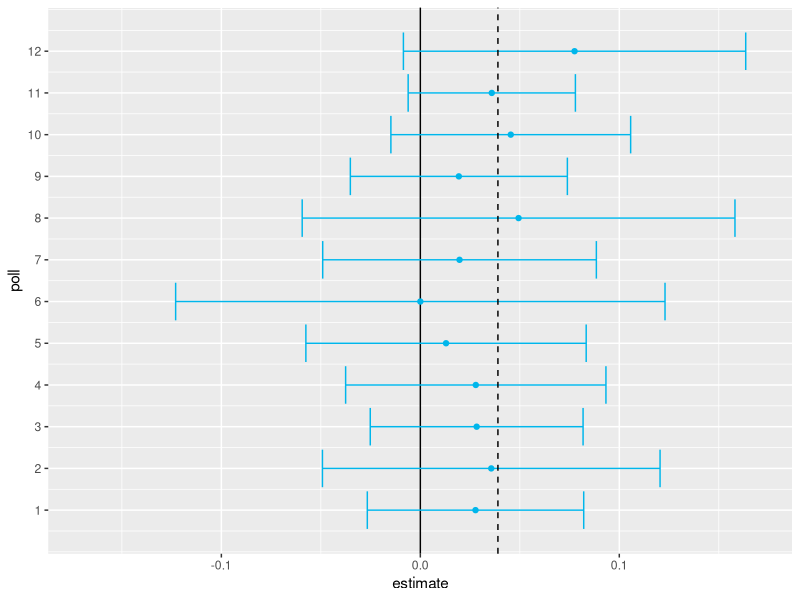
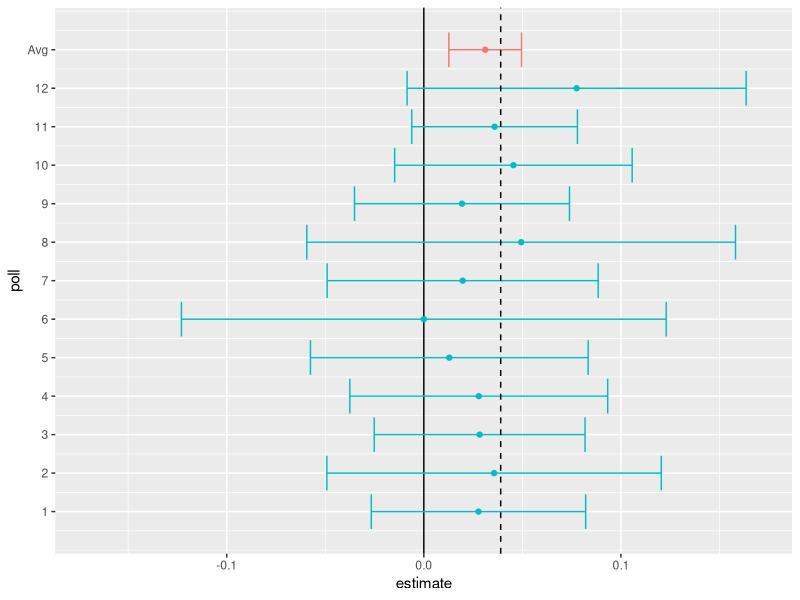
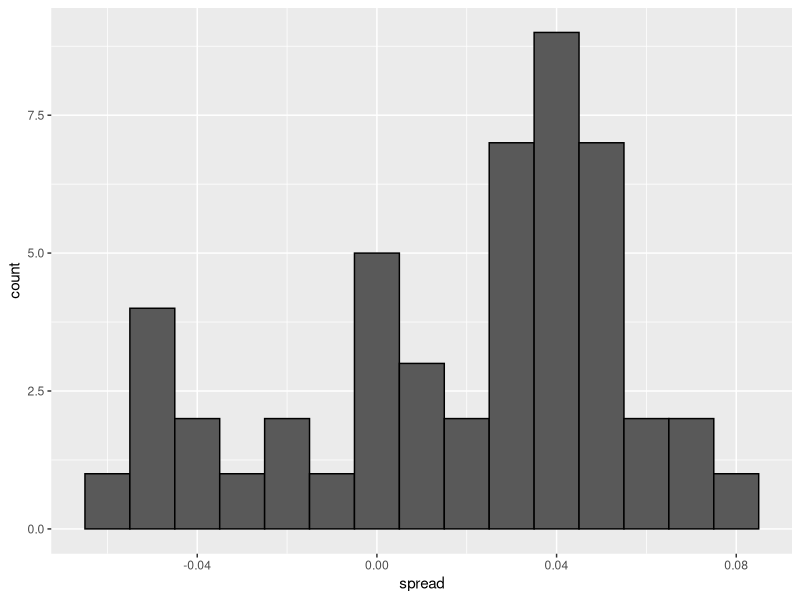
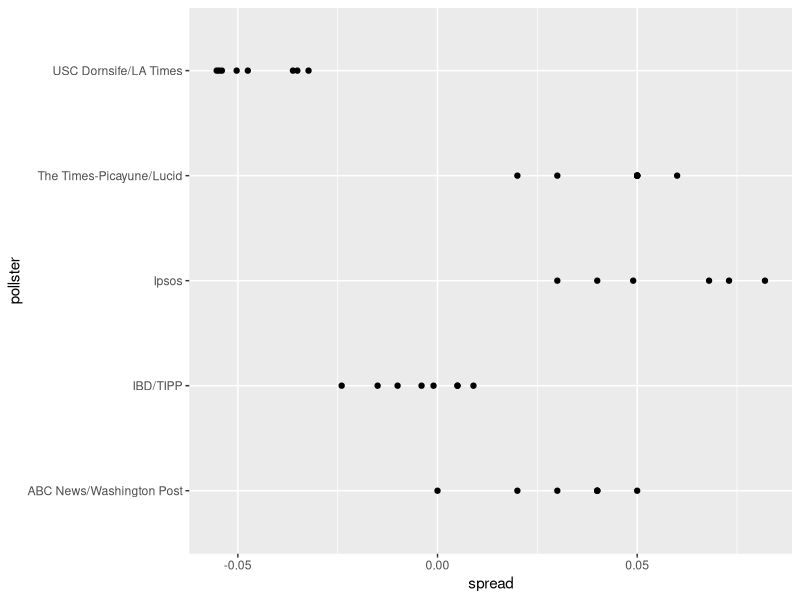
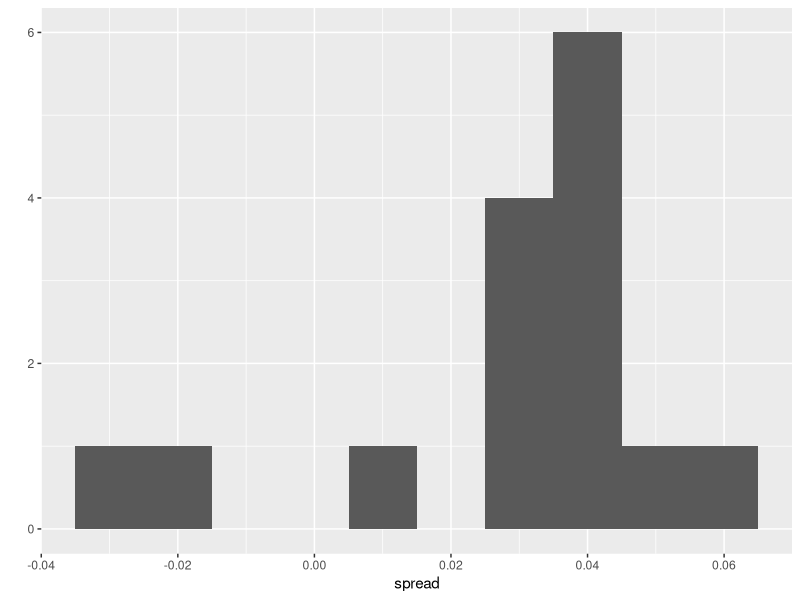
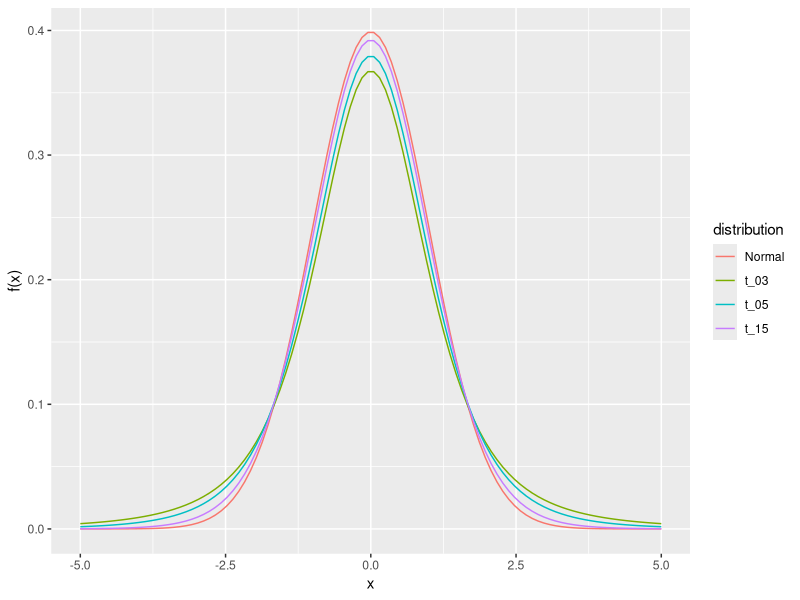
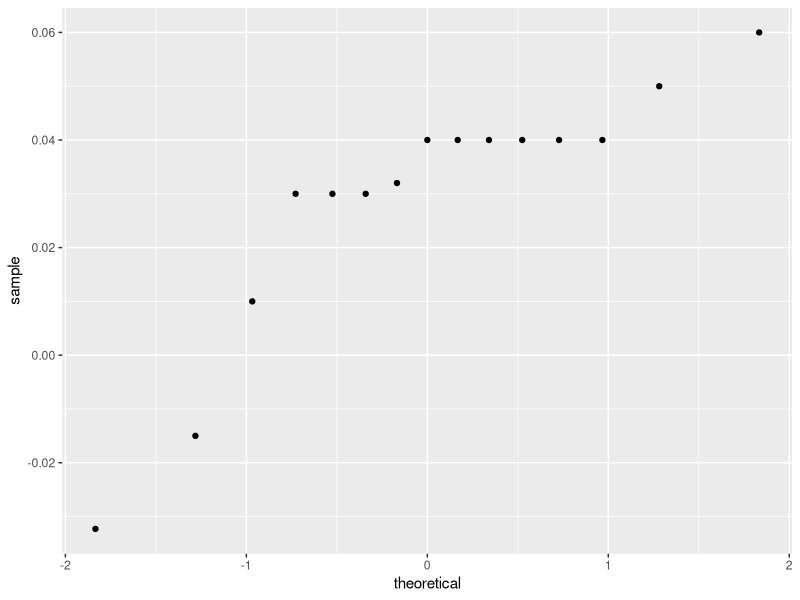

Write R code to recreate these figures, in order.
## ---- chunk 1
set.seed(2)
## ---- chunk 2
library(tidyverse)
library(dslabs)
mu <- 0.039
Ns <- c(1298, 533, 1342, 897, 774, 254, 812, 324, 1291, 1056, 2172, 516)
p <- (mu + 1) / 2

polls <- map_df(Ns, function(N) {
  x <- sample(c(0, 1), size = N, replace = TRUE, prob = c(1 - p, p))
  x_hat <- mean(x)
  se_hat <- sqrt(x_hat * (1 - x_hat) / N)
  list(estimate = 2 * x_hat - 1, 
    low = 2*(x_hat - 1.96*se_hat) - 1, 
    high = 2*(x_hat + 1.96*se_hat) - 1,
    sample_size = N)
}) |> mutate(poll = seq_along(Ns))
## ---- chunk 3
ggplot(polls, aes(poll, estimate, ymin = low, ymax = high)) + 
  geom_hline(yintercept = 0) + 
  geom_point(col = "#00B6EB") +
  geom_errorbar(col = "#00B6EB") + 
  coord_flip() +
  scale_x_continuous(breaks = 1:nrow(polls)) +
  scale_y_continuous(limits = c(-0.17, 0.17)) +
  geom_hline(yintercept = 2*p - 1, lty = 2) 
## ---- chunk 4
sum(polls$sample_size)
## ---- chunk 5
mu_hat <- polls |> 
  summarize(avg = sum(estimate*sample_size) / sum(sample_size)) |> 
  pull(avg)
## ---- chunk 6
p_hat <- (1 + mu_hat)/2
moe <- 2*1.96*sqrt(p_hat*(1 - p_hat)/sum(polls$sample_size))
new_row <- tibble(mu_hat, mu_hat - moe, mu_hat + moe, sum(polls$sample_size),13)
names(new_row) <- names(polls)
polls2 <- bind_rows(polls, new_row)
polls2$label <- as.character(1:13)
polls2$label[13] <- "Avg"
polls2$col <- as.character(c(rep(2, 12), 1))

polls2 |> 
  ggplot(aes(poll, estimate, ymin = low, ymax = high, color = col)) + 
  geom_hline(yintercept = 0) + 
  geom_point(show.legend = FALSE) +
  geom_errorbar(show.legend = FALSE) + 
  coord_flip() +
  scale_x_continuous(breaks = 1:nrow(polls2), labels = polls2$label) +
  scale_y_continuous(limits = c(-0.17, 0.17)) +
  geom_hline(yintercept = 2*p - 1, lty = 2) 
## ---- chunk 7
library(dslabs)
polls <- polls_us_election_2016 |> 
  filter(state == "U.S." & enddate >= "2016-10-31" &
           (grade %in% c("A+","A","A-","B+") | is.na(grade)))
## ---- chunk 8
polls <- polls |> 
  mutate(spread = rawpoll_clinton/100 - rawpoll_trump/100)
## ---- chunk 9
mu_hat <- polls |> 
  summarize(mu_hat = sum(spread*samplesize)/sum(samplesize)) |> 
  pull(mu_hat)
## ---- chunk 10
p_hat <- (mu_hat + 1)/2 
moe <- 1.96*2*sqrt(p_hat*(1 - p_hat)/sum(polls$samplesize))
moe
## ---- chunk 11
polls |> ggplot(aes(spread)) + geom_histogram(color = "black", binwidth = .01)
## ---- chunk 12
polls |> count(pollster) |> arrange(desc(n))
## ---- chunk 13
polls |> group_by(pollster) |> 
  filter(n() >= 6) |>
  ggplot(aes(pollster, spread)) + 
  geom_point() +
  coord_flip()
## ---- chunk 14
polls |> group_by(pollster) |> 
  filter(n() >= 6) |>
  summarize(se = 2*sqrt(p_hat*(1 - p_hat)/median(samplesize)))
## ---- chunk 15
one_poll_per_pollster <- polls |> group_by(pollster) |> 
  filter(enddate == max(enddate)) |>
  ungroup()
## ---- chunk 16
qplot(spread, data = one_poll_per_pollster, binwidth = 0.01)
## ---- chunk 17
sd(one_poll_per_pollster$spread)
## ---- chunk 18
results <- one_poll_per_pollster |> 
  summarize(avg = mean(spread), 
            se = sd(spread)/sqrt(length(spread))) |> 
  mutate(start = avg - 1.96*se, 
         end = avg + 1.96*se) 
round(results*100, 1)
## ---- chunk 19
polls <- polls_us_election_2016 |> 
  filter(state == "U.S." & enddate >= "2016-10-31" &
           (grade %in% c("A+","A","A-","B+") | is.na(grade))) |> 
  mutate(spread = rawpoll_clinton/100 - rawpoll_trump/100)

one_poll_per_pollster <- polls |> group_by(pollster) |> 
  filter(enddate == max(enddate)) |>
  ungroup()
## ---- chunk 20
x <- seq(-5, 5, len = 100)
data.frame(x = x, Normal = dnorm(x, 0, 1), t_03 = dt(x, 3), t_05 = dt(x, 5), t_15 = dt(x, 15)) |> gather(distribution, f, -x) |> ggplot(aes(x, f, color = distribution)) + geom_line() + ylab("f(x)")
## ---- chunk 21
one_poll_per_pollster |>
  ggplot(aes(sample = spread)) + stat_qq()
## ---- chunk 22
z <- qt(0.975,  nrow(one_poll_per_pollster) - 1)
one_poll_per_pollster |> 
  summarize(avg = mean(spread), moe = z*sd(spread)/sqrt(length(spread))) |> 
  mutate(start = avg - moe, end = avg + moe) 
## ---- chunk 23
qt(0.975, 14)
## ---- chunk 24
qnorm(0.975)
## ---- chunk 25
#| echo: false
  
n <- length(one_poll_per_pollster$spread)
ttest_ci <- one_poll_per_pollster |> 
  summarize(avg = mean(spread), 
            se = sd(spread)/sqrt(length(spread))) |> 
  mutate(start = avg - qt(0.975, n - 1)*se, 
         end = avg + qt(0.975, n - 1)*se) |>
  select(start, end)
round(ttest_ci*100, 1)
## ---- chunk 26
polls_us_election_2016 |>
  filter(state == "Wisconsin" &
           enddate >= "2016-10-31" & 
           (grade %in% c("A+", "A", "A-", "B+") | is.na(grade))) |>
  mutate(spread = rawpoll_clinton/100 - rawpoll_trump/100) |>
  mutate(state = as.character(state)) |>
  left_join(results_us_election_2016, by = "state") |>
  mutate(actual = clinton/100 - trump/100) |>
  summarize(actual = first(actual), avg = mean(spread), 
            sd = sd(spread), n = n()) |>
  select(actual, avg, sd, n)
